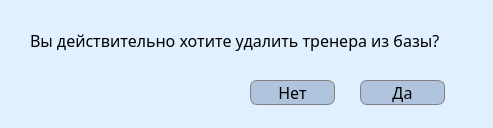
<?xml version="1.0" encoding="UTF-8"?>
<ui version="4.0">
 <class>Dialog</class>
 <widget class="QDialog" name="Dialog">
  <property name="geometry">
   <rect>
    <x>0</x>
    <y>0</y>
    <width>493</width>
    <height>128</height>
   </rect>
  </property>
  <property name="minimumSize">
   <size>
    <width>493</width>
    <height>128</height>
   </size>
  </property>
  <property name="maximumSize">
   <size>
    <width>493</width>
    <height>128</height>
   </size>
  </property>
  <property name="windowTitle">
   <string>Предупреждение!</string>
  </property>
  <property name="styleSheet">
   <string notr="true">#Dialog {
background-color: #e0f0ff
}</string>
  </property>
  <widget class="QLabel" name="label">
   <property name="geometry">
    <rect>
     <x>30</x>
     <y>20</y>
     <width>461</width>
     <height>41</height>
    </rect>
   </property>
   <property name="styleSheet">
    <string notr="true">#label {
font-family: Avenir Next;
font-size: 16px;
}</string>
   </property>
   <property name="text">
    <string>Вы действительно хотите удалить тренера из базы?</string>
   </property>
  </widget>
  <widget class="QPushButton" name="pushButton">
   <property name="geometry">
    <rect>
     <x>250</x>
     <y>80</y>
     <width>85</width>
     <height>25</height>
    </rect>
   </property>
   <property name="styleSheet">
    <string notr="true">#pushButton {
background-color: #b0c4de;
border-radius:7%;
border: 1px solid grey;
font-family: Avenir Next;
font-size: 16px;
}

#pushButton:hover {
background-color: #9db1cc
}</string>
   </property>
   <property name="text">
    <string>Нет</string>
   </property>
  </widget>
  <widget class="QPushButton" name="pushButton_2">
   <property name="geometry">
    <rect>
     <x>360</x>
     <y>80</y>
     <width>85</width>
     <height>25</height>
    </rect>
   </property>
   <property name="styleSheet">
    <string notr="true">#pushButton_2 {
background-color: #b0c4de;
border-radius:7%;
border: 1px solid grey;
font-family: Avenir Next;
font-size: 16px;
}

#pushButton_2:hover {
background-color: #cf7373
}</string>
   </property>
   <property name="text">
    <string>Да</string>
   </property>
  </widget>
 </widget>
 <resources/>
 <connections/>
</ui>
